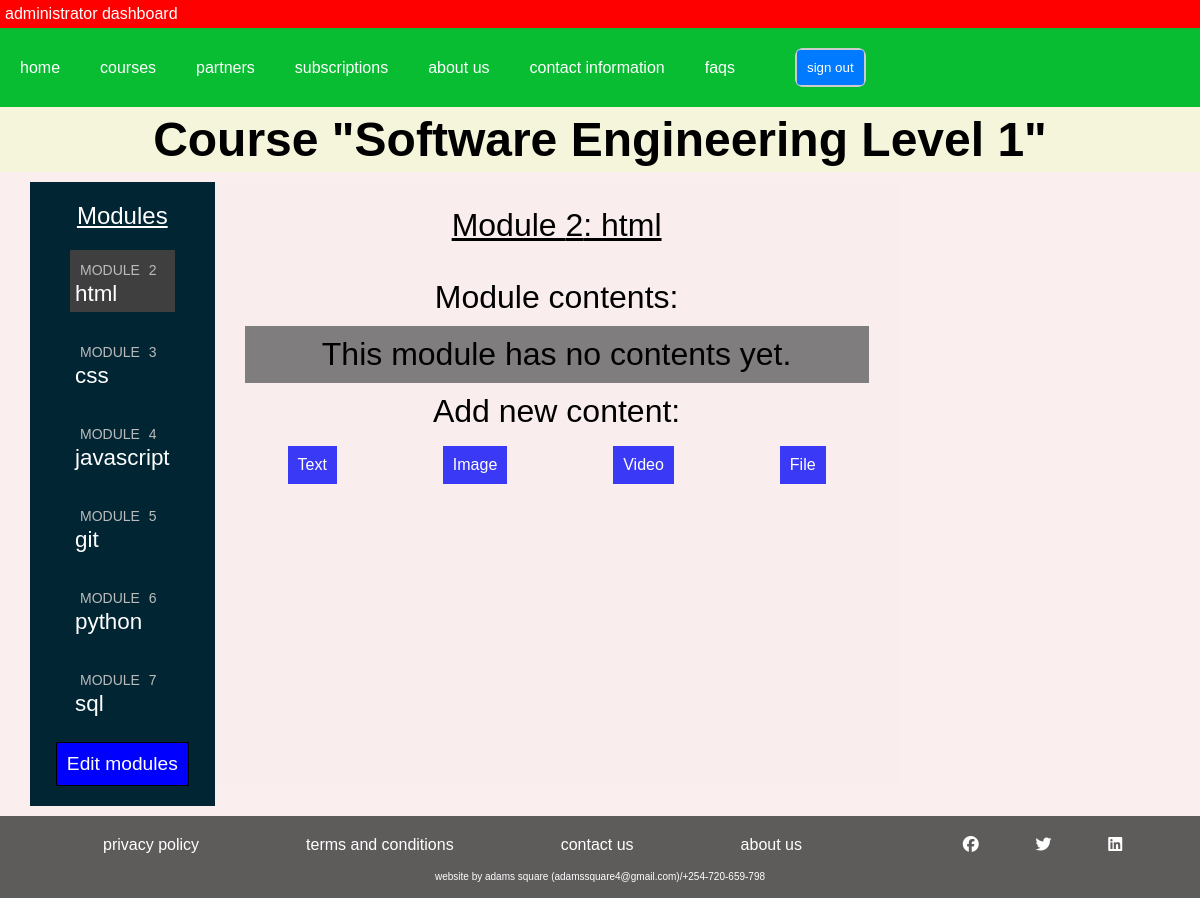
The app's page /module/1/ (signed in) with its own data.
### courses/models.py (models this page shows, shortened)
class Course(models.Model):
    owner = models.ForeignKey(
        settings.AUTH_USER_MODEL,
        related_name="courses_created",
        on_delete=models.CASCADE,
    )
    subject = models.ForeignKey(
        Subject, related_name="courses", on_delete=models.CASCADE
    )
    title = models.CharField(max_length=200)
    slug = models.SlugField(max_length=200, unique=True)
    overview = models.TextField()
    created = models.DateTimeField(auto_now_add=True)
    image = models.ImageField(upload_to="images/course/photos", blank=True, null=True)
    cert_benefit = models.TextField(blank=True, null=True)
    international_certification = models.BooleanField(default=False)
    period_in_weeks = models.IntegerField(blank=True, null=True)
    fee = models.DecimalField(max_digits=9, decimal_places=2, blank=True, null=True)
    class Meta:
        ordering = ["-created"]

class Module(models.Model):
    course = models.ForeignKey(Course, related_name="modules", on_delete=models.CASCADE)
    title = models.CharField(max_length=200)
    description = models.TextField(blank=True, null=True)
    order = OrderField(blank=True, for_fields=["course"], default=0)
    class Meta:
        ordering = ["order"]

### courses/views.py (the view)
class ModuleContentListView(TemplateResponseMixin, View):
    template_name = "courses/manage/module/content_list.html"
    def get(self, request, module_id):
        module = get_object_or_404(Module, id=module_id, course__owner=request.user)
        return self.render_to_response({"module": module})

### courses/templatetags/course.py (called while the page is built)
@register.filter(name="has_group")
def has_group(user, group_name):
    return user.groups.filter(name=group_name).exists()

### courses/templates/courses/manage/module/content_list.html (shortened to what this page needs)
{% extends "base.html" %}
{% load course %}
 {% block content %}
 {% with course=module.course %}
  <div class="mine_title">Course "{{ course.title }}"</div>
  <div class="module_manager">
  <div class="contents">
    <div class="left_header">Modules</div>
    <ul id="modules">
      {% for m in course.modules.all %}
        <li data-id="{{ m.id }}" {% if m == module %} class="selected"{% endif %}>
          <a href="{% url "module_content_list" m.id %}">
            <span>
              Module <span class="order">{{ m.order|add:1 }}</span>
            </span>
            <br>
            {{ m.title }}
          </a>
        </li>
      {% empty %}
        <li>No modules yet.</li>
      {% endfor %}
    </ul>
    <div class="manage_butt"><a href="{% url "course_module_update" course.id %}" class="button">
    Edit modules</a></div>
  </div>
  <div class="module manage_module">
    <div class="right_header">Module {{ module.order|add:1 }}: {{ module.title }}</div>
    <div class="mod_title">Module contents:</div>
    <div id="module-contents">
        {% for content in module.contents.all %}
          <div data-id="{{ content.id }}" class="each_content">
            {% with item=content.item %}
              <p class="cont_title">{{ item }} ({{ item|model_name }})</p>
              <div class="manage_menu">
              <a href="{% url "module_content_update" module.id item|model_name item.id %}" class="button">Edit</a>
              <form action="{% url "module_content_delete" content.id %}" method="post">
                <input type="submit" value="Delete" class="button">
                {% csrf_token %}
              </form>
            {% endwith %}
          </div>
          </div>
        {% empty %}
          <div class="each_content cont_title">This module has no contents yet.</div>
        {% endfor %}
      </div>
      <div class="mod_title">Add new content:</div>
      <ul class="content-types">
        <li>
          <a href="{% url "module_content_create" module.id "text" %}">
            Text
          </a>
        </li>
        <li>
          <a href="{% url "module_content_create" module.id "image" %}">
            Image
          </a>
        </li>
        <li>
          <a href="{% url "module_content_create" module.id "video" %}">
            Video
          </a>
        </li>
        <li>
          <a href="{% url "module_content_create" module.id "file" %}">
            File
          </a>
        </li>
      </ul>
    </div>
  </div>
    {% endwith %}
    {% endblock %}

### staticfiles/courses/css/styles.css (style rules this page uses)
* { box-sizing: border-box; }
body { font-family: Arial, sans-serif; margin: 0; padding: 0; background-color: rgba(241, 200, 200, 0.295); }
.mine_title { font-size: 3em; display: flex; justify-content: center; align-items: center; font-weight: 900; padding: 5px; background-color: beige; }
.module { margin-bottom: 20px; }
.mine_butt .button, .button { border: 1px solid black; text-align: center; text-decoration: none; padding: 10px; font-size: 1.2em; background-color: blue; color: white; }
.contents { background: rgb(1, 37, 51); color: white; height: fit-content; padding: 20px; }
.manage_module { background-color: rgb(250, 237, 237); padding: 20px; min-width: 60%; max-width: 70%; }
.module_manager { display: flex; margin: 0px 20px; padding: 10px; }
.mod_title { font-size: 2em; text-align: center; }
#module-contents { padding: 10px; }
.each_content { background-color: rgba(110, 109, 109, 0.87); }
.right_header { text-align: center; font-size: 2em; font-weight: 400; text-decoration: underline; font-family: Arial, Helvetica, sans-serif; margin-bottom: 30px; padding: 5px; }
.left_header { text-align: center; font-size: 1.5em; font-weight: 400; text-decoration: underline; font-family: Arial, Helvetica, sans-serif; }
.cont_title { text-align: center; font-size: 2em; padding: 10px; }
.contents ul li { margin: 20px; }
.contents ul li.selected { background:#3f3f3f; }
.contents ul span { text-transform:uppercase; color:#bbb; font-size:14px; padding: 5px; }
.contents ul a { display:block; color:#fff; text-decoration:none; font-size: 1.4em; padding: 5px; }
.manage_butt { display: flex; justify-content: center; align-items: center; width: 100%; }
.content-types { display: flex; justify-content: space-around; list-style-type: none; }
.content-types li { padding: 10px; background-color: rgba(37, 37, 248, 0.897); }
.content-types li a { color: white; text-decoration: none; }
ul { list-style-type: none; padding: 0; }

### records on screen
Course: title "Software Engineering Level 1"
Module: order|add "2", title "html"
Module: order|add "3", title "css"
Module: order|add "4", title "javascript"
Module: order|add "5", title "git"
Module: order|add "6", title "python"
Module: order|add "7", title "sql"
